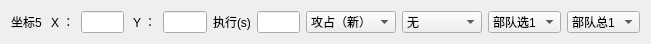
   <widget class="QWidget" name="horizontalLayoutWidget_4">
    <property name="geometry">
     <rect>
      <x>0</x>
      <y>200</y>
      <width>651</width>
      <height>41</height>
     </rect>
    </property>
    <layout class="QHBoxLayout" name="horizontalLayout_7">
     <item>
      <widget class="QLabel" name="label_16">
       <property name="text">
        <string>坐标5 </string>
       </property>
      </widget>
     </item>
     <item>
      <widget class="QLabel" name="label_17">
       <property name="text">
        <string>X ：</string>
       </property>
      </widget>
     </item>
     <item>
      <widget class="QLineEdit" name="et_pos_x_5"/>
     </item>
     <item>
      <widget class="QLabel" name="label_18">
       <property name="text">
        <string> Y ：</string>
       </property>
      </widget>
     </item>
     <item>
      <widget class="QLineEdit" name="et_pos_y_5"/>
     </item>
     <item>
      <widget class="QLabel" name="label_66">
       <property name="text">
        <string>执行(s)</string>
       </property>
      </widget>
     </item>
     <item>
      <widget class="QLineEdit" name="et_delay_5"/>
     </item>
     <item>
      <widget class="QComboBox" name="cbb5">
       <property name="minimumSize">
        <size>
         <width>90</width>
         <height>0</height>
        </size>
       </property>
       <item>
        <property name="text">
         <string>攻占（新）</string>
        </property>
       </item>
       <item>
        <property name="text">
         <string>行军（新）</string>
        </property>
       </item>
       <item>
        <property name="text">
         <string>行军（敌）</string>
        </property>
       </item>
       <item>
        <property name="text">
         <string>攻占（敌）</string>
        </property>
       </item>
       <item>
        <property name="text">
         <string>行军（已）</string>
        </property>
       </item>
       <item>
        <property name="text">
         <string>驻守（己）</string>
        </property>
       </item>
       <item>
        <property name="text">
         <string>扫荡（已）</string>
        </property>
       </item>
       <item>
        <property name="text">
         <string>屯田（已）</string>
        </property>
       </item>
       <item>
        <property name="text">
         <string>驻守（营）</string>
        </property>
       </item>
       <item>
        <property name="text">
         <string>调动（营）</string>
        </property>
       </item>
       <item>
        <property name="text">
         <string>调动（盟）</string>
        </property>
       </item>
       <item>
        <property name="text">
         <string>驻守（盟）</string>
        </property>
       </item>
       <item>
        <property name="text">
         <string>回城</string>
        </property>
       </item>
      </widget>
     </item>
     <item>
      <widget class="QComboBox" name="cb_qk5">
       <property name="minimumSize">
        <size>
         <width>80</width>
         <height>0</height>
        </size>
       </property>
       <item>
        <property name="text">
         <string>无</string>
        </property>
       </item>
       <item>
        <property name="text">
         <string>快速分兵1</string>
        </property>
       </item>
       <item>
        <property name="text">
         <string>快速分兵2</string>
        </property>
       </item>
       <item>
        <property name="text">
         <string>快速分兵3</string>
        </property>
       </item>
       <item>
        <property name="text">
         <string>快速分兵4</string>
        </property>
       </item>
       <item>
        <property name="text">
         <string>快速分兵5</string>
        </property>
       </item>
      </widget>
     </item>
     <item>
      <widget class="QComboBox" name="cb_select_5">
       <item>
        <property name="text">
         <string>部队选1</string>
        </property>
       </item>
       <item>
        <property name="text">
         <string>部队选2</string>
        </property>
       </item>
       <item>
        <property name="text">
         <string>部队选3</string>
        </property>
       </item>
       <item>
        <property name="text">
         <string>部队选4</string>
        </property>
       </item>
       <item>
        <property name="text">
         <string>部队选5</string>
        </property>
       </item>
      </widget>
     </item>
     <item>
      <widget class="QComboBox" name="cb_sum_5">
       <item>
        <property name="text">
         <string>部队总1</string>
        </property>
       </item>
       <item>
        <property name="text">
         <string>部队总2</string>
        </property>
       </item>
       <item>
        <property name="text">
         <string>部队总3</string>
        </property>
       </item>
       <item>
        <property name="text">
         <string>部队总4</string>
        </property>
       </item>
       <item>
        <property name="text">
         <string>部队总5</string>
        </property>
       </item>
      </widget>
     </item>
    </layout>
   </widget>
